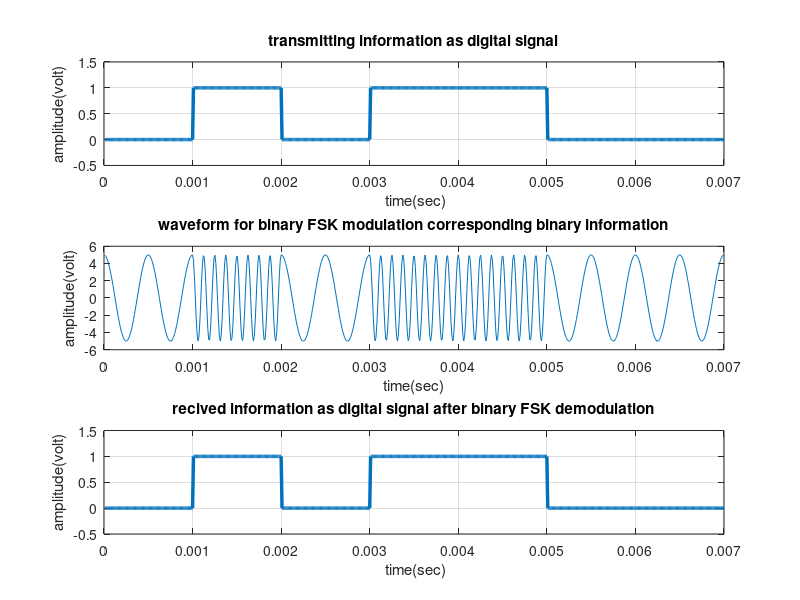

Source code (MATLAB):
clc;
clear all;
close all;


x=[ 0 1 0 1 1 0 0];                                    	% Binary Information Input
bp=0.001;                                            	% bit period (sampling period)
disp(' Binary information at Transmitter :');
disp(x);

% representation of transmitting binary information as digital signal
bit=[]; 
for n=1:1:length(x)
    if x(n)==1;
       se=ones(1,100);
    else x(n)==0;
        se=zeros(1,100);
    end
     bit=[bit se];

end


t1=bp/100:bp/100:100*length(x)*(bp/100);
subplot(3,1,1);
plot(t1,bit,'lineWidth',2.5);grid on;
axis([ 0 bp*length(x) -.5 1.5]);
ylabel('amplitude(volt)');
xlabel(' time(sec)');
title('transmitting information as digital signal');



% Binary-FSK modulation 
A=5;                                          		% Amplitude of carrier signal
br=1/bp;                                		% bit rate
f1=br*8;                           		% carrier frequency for information as 1
f2=br*2;                           		% carrier frequency for information as 0
t2=bp/99:bp/99:bp;                 
ss=length(t2);
m=[];
for (i=1:1:length(x))
    if (x(i)==1)
        y=A*cos(2*pi*f1*t2);
    else
        y=A*cos(2*pi*f2*t2);
    end
    m=[m y];
end
t3=bp/99:bp/99:bp*length(x);
subplot(3,1,2);
plot(t3,m);
xlabel('time(sec)');
ylabel('amplitude(volt)');
title('waveform for binary FSK modulation corresponding binary information');


% Binary FSK demodulation 	
mn=[];
for n=ss:ss:length(m)
  t=bp/99:bp/99:bp;
  y1=cos(2*pi*f1*t);                    	% carrier siignal for information 1
  y2=cos(2*pi*f2*t);                   		 % carrier siignal for information 0
  mm=y1.*m((n-(ss-1)):n);
  mmm=y2.*m((n-(ss-1)):n);
  t4=bp/99:bp/99:bp;
  z1=trapz(t4,mm);                                          % intregation 
  z2=trapz(t4,mmm);                                      % intregation 
  zz1=round(2*z1/bp);
  zz2= round(2*z2/bp);
  if(zz1>A/2)      % logic lavel= (0+A)/2 or (A+0)/2 or 2.5 ( in this case)
    a=1;
  else(zz2>A/2)
    a=0;
  end
  mn=[mn a];
end
disp(' Binary information at Reciver :');
disp(mn);


% Representation of binary information as digital signal which achieved after demodulation 
bit=[];
for n=1:length(mn);
    if mn(n)==1;
       se=ones(1,100);
    else mn(n)==0;
        se=zeros(1,100);
    end
     bit=[bit se];

end
t4=bp/100:bp/100:100*length(mn)*(bp/100);
subplot(3,1,3)
plot(t4,bit,'LineWidth',2.5);grid on;
axis([ 0 bp*length(mn) -.5 1.5]);
ylabel('amplitude(volt)');
xlabel(' time(sec)');
title('recived information as digital signal after binary FSK demodulation');
